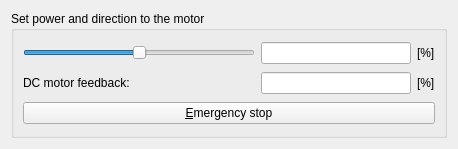
<?xml version="1.0" encoding="UTF-8"?>
<ui version="4.0">
 <class>DCMotorControlWidget</class>
 <widget class="QWidget" name="DCMotorControlWidget">
  <property name="geometry">
   <rect>
    <x>0</x>
    <y>0</y>
    <width>458</width>
    <height>149</height>
   </rect>
  </property>
  <property name="windowTitle">
   <string>Form</string>
  </property>
  <layout class="QGridLayout" name="gridLayout_2">
   <item row="0" column="0">
    <widget class="QGroupBox" name="groupBox">
     <property name="title">
      <string>Set power and direction to the motor</string>
     </property>
     <layout class="QGridLayout" name="gridLayout">
      <item row="0" column="0">
       <widget class="QSlider" name="horizontalSliderDCPowerControl">
        <property name="minimum">
         <number>-255</number>
        </property>
        <property name="maximum">
         <number>255</number>
        </property>
        <property name="orientation">
         <enum>Qt::Horizontal</enum>
        </property>
       </widget>
      </item>
      <item row="0" column="1">
       <widget class="QLineEdit" name="lineEditDCMotorSliderValue">
        <property name="minimumSize">
         <size>
          <width>100</width>
          <height>0</height>
         </size>
        </property>
        <property name="maximumSize">
         <size>
          <width>150</width>
          <height>16777215</height>
         </size>
        </property>
       </widget>
      </item>
      <item row="0" column="2">
       <widget class="QLabel" name="label">
        <property name="text">
         <string>[%]</string>
        </property>
       </widget>
      </item>
      <item row="1" column="0">
       <widget class="QLabel" name="label_2">
        <property name="text">
         <string>DC motor feedback:</string>
        </property>
       </widget>
      </item>
      <item row="1" column="1">
       <widget class="QLineEdit" name="lineEditDCMotorFeedbackValue">
        <property name="minimumSize">
         <size>
          <width>100</width>
          <height>0</height>
         </size>
        </property>
        <property name="maximumSize">
         <size>
          <width>150</width>
          <height>16777215</height>
         </size>
        </property>
       </widget>
      </item>
      <item row="1" column="2">
       <widget class="QLabel" name="label_3">
        <property name="text">
         <string>[%]</string>
        </property>
       </widget>
      </item>
      <item row="2" column="0" colspan="3">
       <widget class="QPushButton" name="pushButtonEmergencyStop">
        <property name="text">
         <string>&amp;Emergency stop</string>
        </property>
        <property name="shortcut">
         <string>E</string>
        </property>
       </widget>
      </item>
     </layout>
    </widget>
   </item>
  </layout>
 </widget>
 <resources/>
 <connections/>
</ui>
